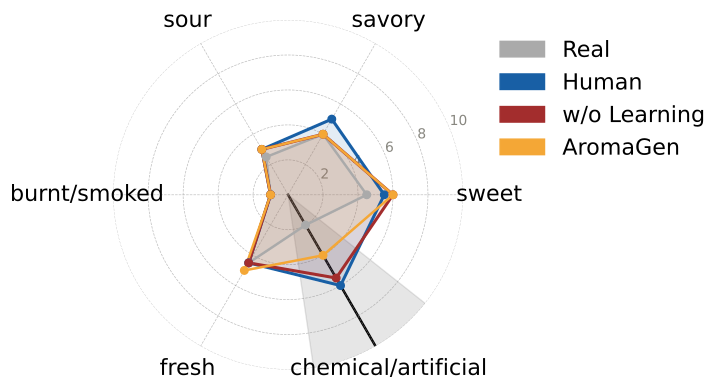

This figure's Python source:
import pandas as pd
import numpy as np
from scipy import stats
from statsmodels.stats.multitest import multipletests
import matplotlib.pyplot as plt
import matplotlib.patches as mpatches
from matplotlib.path import Path
import matplotlib.patches as mpatches
import sys


# ── Load data ──────────────────────────────────────────────────────────────────
csv_path = sys.argv[1] if len(sys.argv) > 1 else '/Users/yungew/Documents/GitHub/smell-lm/stats/similarity_semantic/SmellUIST - Semantic.csv'
df = pd.read_csv(csv_path)
df = df[df.iloc[:, 2] != 'n.a.'].copy()
for col in df.columns[2:]:
    df[col] = pd.to_numeric(df[col], errors='coerce')

descriptors = ['sweet', 'savory', 'sour', 'burnt/smoked', 'fresh', 'chemical/artificial']
groups = ['A', 'B', 'C', 'D']
# group_labels = {'A': 'A (real)', 'B': 'B (human)', 'C': 'C (AI)', 'D': 'D (HITL)'}
group_labels = {'A': 'Real', 'B': 'Human', 'C': 'w/o Learning', 'D': 'AromaGen'}

# ── Medians ────────────────────────────────────────────────────────────────────
print("=" * 60)
print("MEDIAN RATINGS BY CONDITION")
print("=" * 60)
medians = {}
for g in groups:
    sub = df[df['Group'] == g]
    medians[g] = {d: sub[d].median() for d in descriptors}
    print(f"\n{group_labels[g]} (N={len(sub)}):")
    for d in descriptors:
        print(f"  {d:25s}: {medians[g][d]:.1f}")

# ── Per-descriptor Wilcoxon vs A (FDR-corrected) ───────────────────────────────
print("\n" + "=" * 60)
print("PER-DESCRIPTOR WILCOXON SIGNED-RANK TESTS (vs A, FDR-corrected)")
print("=" * 60)

A_df = df[df['Group'] == 'A']
results = []
for d in descriptors:
    for g in ['B', 'C', 'D']:
        G_df = df[df['Group'] == g]
        merged = A_df[['Participant', d]].merge(G_df[['Participant', d]], on='Participant', suffixes=('_A', '_G'))
        stat, p = stats.wilcoxon(merged[f'{d}_A'], merged[f'{d}_G'])
        results.append({'descriptor': d, 'group': g, 'p_raw': p, 'n': len(merged)})

res_df = pd.DataFrame(results)
_, p_fdr, _, _ = multipletests(res_df['p_raw'], method='fdr_bh')
res_df['p_fdr'] = p_fdr
res_df['sig'] = res_df['p_fdr'].apply(
    lambda p: '***' if p < .001 else ('**' if p < .01 else ('*' if p < .05 else 'ns'))
)

print(f"\n{'Descriptor':<25} {'vs':>3}  {'p_raw':>8}  {'p_fdr':>8}  {'sig':>4}")
print("-" * 55)
for _, row in res_df.iterrows():
    print(f"{row['descriptor']:<25} {row['group']:>3}  {row['p_raw']:>8.4f}  {row['p_fdr']:>8.4f}  {row['sig']:>4}")

# ── chemical/artificial: D vs B, D vs C ───────────────────────────────────────
print("\n" + "=" * 60)
print("CHEMICAL/ARTIFICIAL: D vs B and D vs C")
print("=" * 60)
d = 'chemical/artificial'
for g in ['B', 'C']:
    G_df = df[df['Group'] == g]
    D_df = df[df['Group'] == 'D']
    merged = G_df[['Participant', d]].merge(D_df[['Participant', d]], on='Participant', suffixes=('_G', '_D'))
    stat, p = stats.wilcoxon(merged[f'{d}_G'], merged[f'{d}_D'])
    sig = '***' if p < .001 else ('**' if p < .01 else ('*' if p < .05 else 'ns'))
    print(f"  D vs {g}: p = {p:.4f}  {sig}")

# ── Build sig lookup ───────────────────────────────────────────────────────────
sig_lookup = {(row['descriptor'], row['group']): row['sig'] for _, row in res_df.iterrows()}

# ── Radar chart ────────────────────────────────────────────────────────────────
N = len(descriptors)
angles = np.linspace(0, 2 * np.pi, N, endpoint=False).tolist()
angles += angles[:1]

colors = {
    'A': ('#AAAAAA', 0.10),  # 灰色 neutral
    'B': ('#185FA5', 0.12),  # 蓝
    'C': ('#A32D2D', 0.12),  # 红
    'D': ('#F4A736', 0.12),  # 黄
}
# colors = {
#     'A': ('#888780', 0.12),
#     'B': ('#378ADD', 0.12),
#     'C': ('#1D9E75', 0.12),
#     'D': ('#D85A30', 0.10),
# }
linewidths = {'A': 1.8, 'B': 2.2, 'C': 2.2, 'D': 1.8}

fig, ax = plt.subplots(figsize=(10, 4), subplot_kw=dict(polar=True)) # figsize
fig.patch.set_facecolor('white')
ax.set_facecolor('white')

# highlight chemical/artificial axis
sig_idx = descriptors.index('chemical/artificial')
sig_angle = angles[sig_idx]
wedge_half = np.pi / N * 0.72
theta = np.linspace(sig_angle - wedge_half, sig_angle + wedge_half, 50)
r_fill = np.full_like(theta, 10.8)
ax.fill_between(theta, 0, r_fill, color='#000000', alpha=0.10, zorder=0)
ax.plot([sig_angle, sig_angle], [0, 10.5], color='#000000', linewidth=1.8, zorder=1)

# plot each group
for g in groups:
    vals = [medians[g][d] for d in descriptors]
    vals += vals[:1]
    color, alpha = colors[g]
    ax.plot(angles, vals, color=color, linewidth=linewidths[g], zorder=3)
    ax.fill(angles, vals, color=color, alpha=alpha, zorder=2)
    ax.scatter(angles[:-1], vals[:-1], color=color, s=30, zorder=4)

# axis labels
ax.set_xticks(angles[:-1])
label_texts = []
for i, d in enumerate(descriptors):
    sigs = [sig_lookup.get((d, g), 'ns') for g in ['B', 'C', 'D']]
    any_sig = any(s != 'ns' for s in sigs)
    label_texts.append(d)

ax.set_xticklabels([])
for i, (angle, d) in enumerate(zip(angles[:-1], descriptors)):
    sigs = [sig_lookup.get((d, g), 'ns') for g in ['B', 'C', 'D']]
    is_sig_axis = d == 'chemical/artificial'
    # color = '#888780' if is_sig_axis else '#3d3d3a'
    color = '#000000'
    # weight = 'bold' if is_sig_axis else 'normal'
    weight = 'normal'
    ha = 'center'
    pad = 1.22
    x = pad * np.cos(angle - np.pi / 2)
    y = pad * np.sin(angle - np.pi / 2)
    ax.text(angle, 11.5, d, ha='center', va='center',
            fontsize=16, color=color, fontweight=weight,
            transform=ax.transData)

# grid
ax.set_ylim(0, 10)
ax.set_yticks([2, 4, 6, 8, 10])
ax.set_yticklabels(['2', '4', '6', '8', '10'], fontsize=10, color='#888780')
ax.grid(color="#929292", linewidth=0.5, linestyle='--', alpha=0.6)
ax.spines['polar'].set_visible(False)

# legend
patches = [mpatches.Patch(color=colors[g][0], label=group_labels[g]) for g in groups]
sig_patch = mpatches.Patch(color='#000000', alpha=0.4, label='* p < .05 vs A (FDR-corrected)')
# ax.legend(handles=patches + [sig_patch], loc='upper right',
#           bbox_to_anchor=(1.35, 1.15), fontsize=9, frameon=False)
ax.legend(handles=patches, loc='upper right',
          bbox_to_anchor=(1.75, 1), fontsize=16, frameon=False)

plt.tight_layout()
out_path = 'descriptor.png'
# plt.savefig(out_path, dpi=300, bbox_inches='tight')
plt.savefig('descriptor.pdf', bbox_inches='tight', dpi=300)
print("Saved: similarity_improvement_chart.pdf / .png")
print(f"\nRadar chart saved to: {out_path}")
plt.show()
